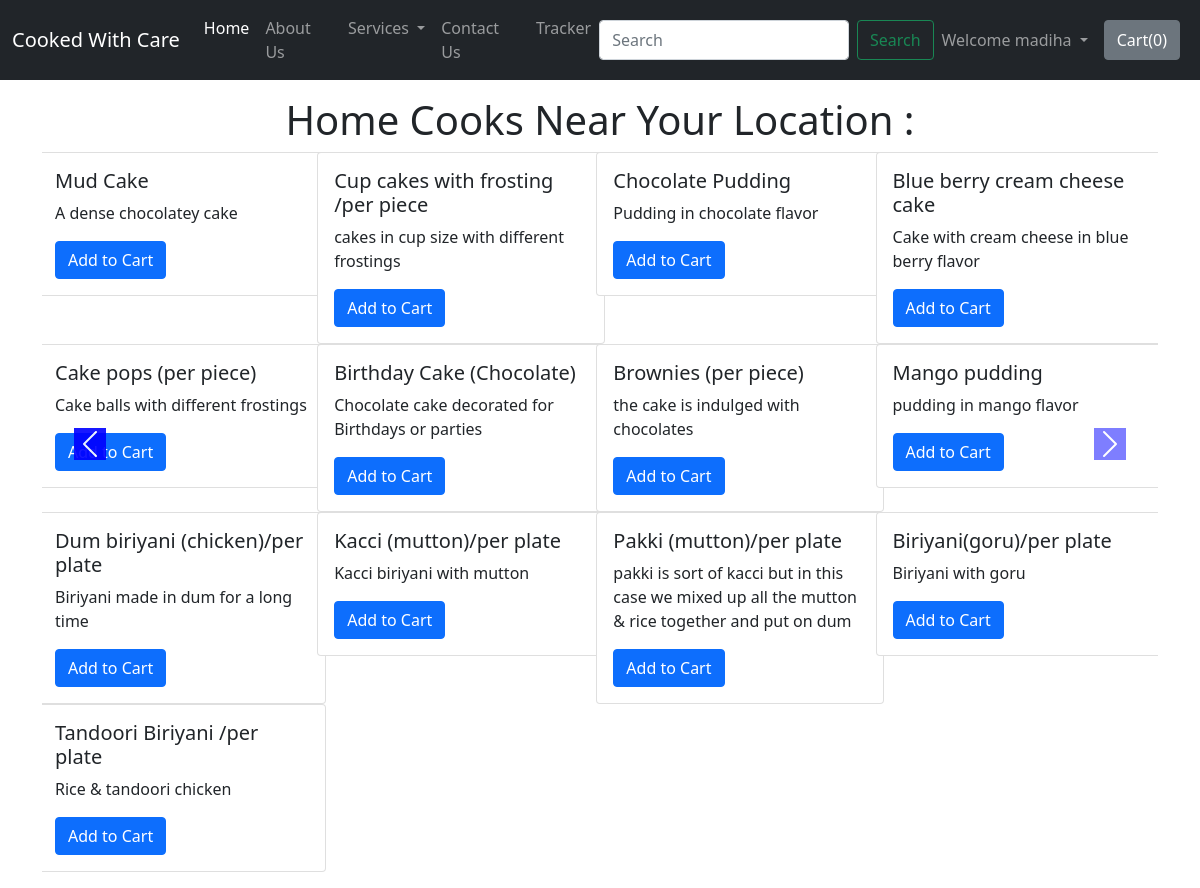
Page /homemadefood (signed in) on the committed database.
### shop/models.py (models this page shows)
class product(models.Model):
    product_name= models.CharField(max_length=122, default="")
    category = models.CharField(max_length=50, default="")
    desc=models.TextField(default="")
    price= models.DecimalField(max_digits=10, decimal_places=2,default=0)
    pub_date = models.DateField(default=True)

### home/views.py (the view)
# urls.py: path("homemadefood",views.homemadefood, name='homemadefood'),
def homemadefood(request):
    context={
        'var':'You can get best food here.'
    }
    products = product.objects.all()
    print(products)
    n = len(products)
    nslides = n//4 + ceil((n/4)-(n//4))
    params = {'no_of_slides':nslides,'range':range(nslides),'product':products}
    return render(request, 'homemadefood.html', params)

### templates/homemadefood.html (shortened to what this page needs)
{% extends 'base.html' %}
{% load static %}
{% block body %}
<div class="container my-3">
  <div id="demo" class="crousel slide my=3" data-ride="carousel">
    <h1 class="my-2 text-center">Home Cooks Near Your Location : </h1>
    <div class="container carousel-inner no-padding">
      <div class="crousel-item active">
        {% for i in product %}
        <div class="col-xs-3 col-sm-3 col-md-3">
          <div class="card" style="width: 18rem;">
            <div class="card-body">
              <h5 class="card-title">{{i.product_name}}</h5>
              <p class="card-text">{{i.desc}}</p>
              <button id="{{i.product_name}}" class="btn btn-primary cart">Add to Cart</button>
            </div>
          </div>
        </div>
        {% if forloop.counter|divisibleby:4 and forloop.counter > 0 and not forloop.last %}
      </div>
      <div class="crousel-item active">
        {% endif %}
        {% endfor %}
      </div>
    </div>
    <a class="carousel-control-prev" href="#demo" data-slide="prev">
      <span class="carousel-control-prev-icon"></span>
    </a>
    <a class="carousel-control-next" href="#demo" data-slide="next">
      <span class="carousel-control-next-icon"></span>
    </a>
  </div>
</div>
{% endblock body %}

### templates/base.html (shortened to what this page needs)
<!doctype html>
<html lang="en">
<head>
  <link href="https://cdn.jsdelivr.net/npm/bootstrap@5.0.0-beta3/dist/css/bootstrap.min.css" rel="stylesheet"
>
</head>
<body>
  <nav class="navbar navbar-expand-lg navbar-dark bg-dark">
    <div class="container-fluid">
      <a class="navbar-brand" href="/">Cooked With Care</a>
      <div class="collapse navbar-collapse" id="navbarSupportedContent">
        <ul class="navbar-nav me-auto mb-2 mb-lg-0">
          <li class="nav-item">
            <a class="nav-link active" aria-current="page" href="/">Home</a>
          </li>
          <li class="nav-item">
            <a class="nav-link" href="/about">About Us</a>
          </li>
          <li class="nav-item dropdown">
            <a class="nav-link dropdown-toggle" href="/services" id="navbarDropdown" role="button"
              data-bs-toggle="dropdown" aria-expanded="false">
              Services
            </a>
          </li>
          <li class="nav-item">
            <a class="nav-link" href="/contact">Contact Us</a>
          </li>
          <li class="nav-item">
            <a class="nav-link" href="/tracker">Tracker </a>
          </li>
        </ul>
        <div class="ml-auto">
          <form method="get" action="/search" class="d-flex">
            <input class="form-control me-2" type="search" placeholder="Search" aria-label="Search" name="search" id="search">
            <button class="btn btn-outline-success" type="submit">Search</button>
            {% if user.is_authenticated %}
            <ul class="navbar-nav ml-auto">
              <li class="nav-item dropdown">
                <a class="nav-link dropdown-toggle" href="#" id="navbarDropdown" role="button" data-bs-toggle="dropdown"
                  aria-expanded="false">
                  Welcome {{request.user}}
                </a>
              </li>
            </ul>
            {% endif %}
            <button type="button" class="btn btn-secondary mx-2" id='popcart' data-bs-container="body"
              data-toggle="popover" data-placement="bottom" data-html='true' data-content="Bottom popover">
              Cart(<span id="cart">0</span>)
            </button>
          </form>
        </div>
      </div>
    </div>
  </nav>
  {% block body %}{% endblock body %}
</body>
</html>

### templates/base.html (style rules this page uses)
.col-md-3 { display: inline-block; margin-left: -4px; }
body .carousel-control-prev-icon, body .carousel-control-next-icon { background-color: blue; }
body .no-padding { padding-left: 0; padding-right: 0; }

### rows in the picture
product: product_name "Mud Cake", desc "A dense chocolatey cake"
product: product_name "Cup cakes with frosting /per piece", desc "cakes in cup size with different frostings"
product: product_name "Chocolate Pudding", desc "Pudding in chocolate flavor"
product: product_name "Blue berry cream cheese cake", desc "Cake with cream cheese in blue berry flavor"
product: product_name "Cake pops (per piece)", desc "Cake balls with different frostings"
product: product_name "Birthday Cake (Chocolate)", desc "Chocolate cake decorated for Birthdays or parties"
product: product_name "Brownies (per piece)", desc "the cake is indulged with chocolates"
product: product_name "Mango pudding", desc "pudding in mango flavor"
product: product_name "Dum biriyani (chicken)/per plate", desc "Biriyani made in dum for a long time"
product: product_name "Kacci (mutton)/per plate", desc "Kacci biriyani with mutton"
product: product_name "Pakki (mutton)/per plate", desc "pakki is sort of kacci but in this case we mixed up all the mutton & rice together and put on dum"
product: product_name "Biriyani(goru)/per plate", desc "Biriyani with goru"
product: product_name "Tandoori Biriyani /per plate", desc "Rice & tandoori chicken"

### other values in the picture
{{ request.user }} "madiha"
